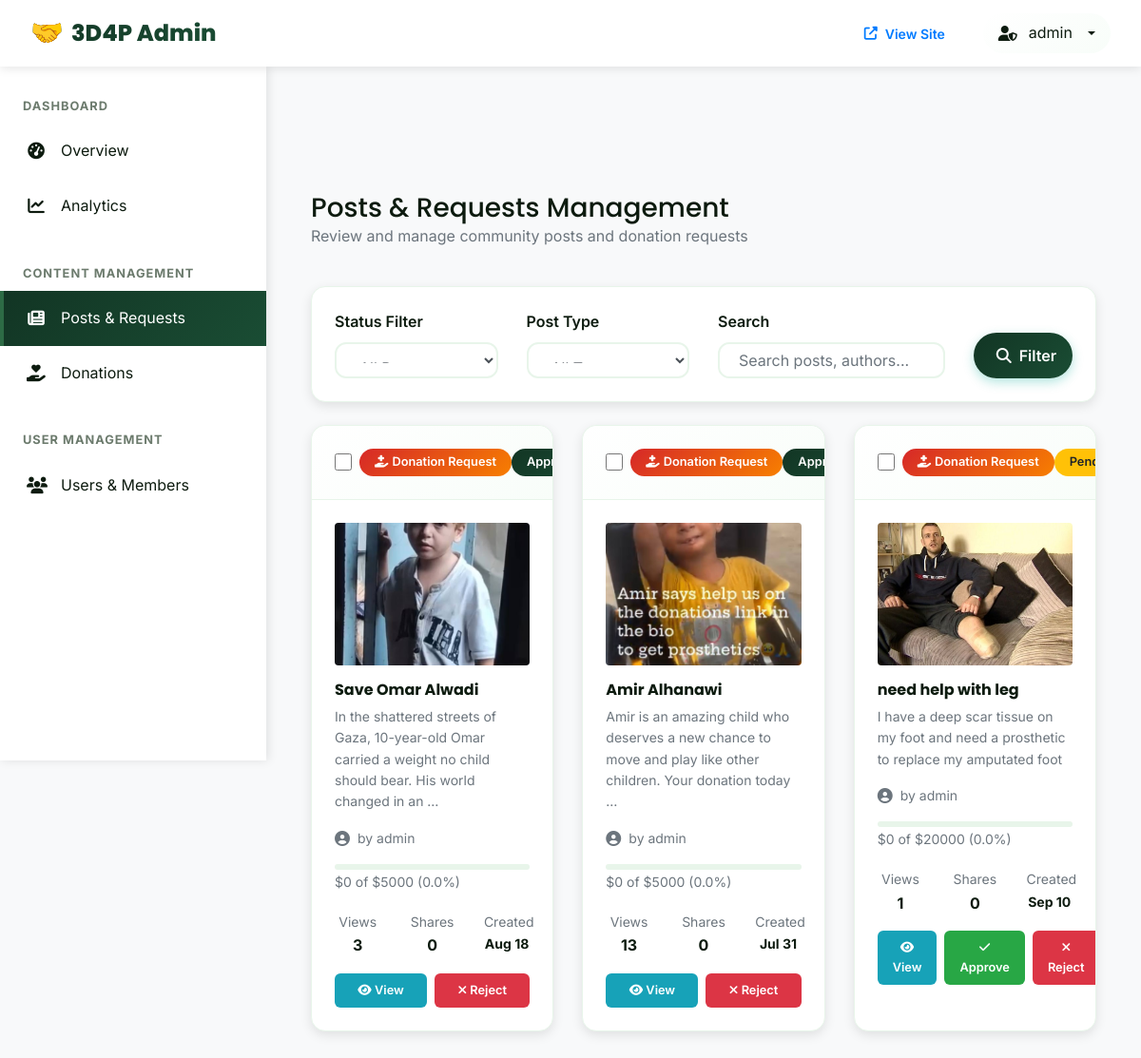
Page /dashboard/posts/ (signed in) on the committed database.
### users/models.py (models this page shows, shortened)
class CustomUser(AbstractUser):
    is_member = models.BooleanField(default=False)
    is_verified = models.BooleanField(default=False)
    bio = models.TextField(blank=True)
    date_of_birth = models.DateField(null=True, blank=True)
    pass

### posts/models.py (models this page shows, shortened)
class Post(models.Model):
    POST_TYPE_CHOICES = [
        ('regular', 'Regular Post'),
        ('donation', 'Donation Request'),
    ]
    author = models.ForeignKey(User, on_delete=models.CASCADE, null=True, blank=True)
    author_name = models.CharField(max_length=100, blank=True)
    title = models.CharField(max_length=200)
    content = models.TextField()
    post_type = models.CharField(max_length=20, choices=POST_TYPE_CHOICES, default='regular')
    is_approved = models.BooleanField(default=False)
    created_at = models.DateTimeField(auto_now_add=True)
    updated_at = models.DateTimeField(auto_now=True)
    view_count = models.IntegerField(default=0)
    share_count = models.IntegerField(default=0)
    image = models.ImageField(upload_to='post_images/', null=True, blank=True)

### donations/models.py (models this page shows, shortened)
class DonationGoal(models.Model):
    post = models.OneToOneField(Post, on_delete=models.CASCADE, related_name='donation_goal')
    goal_amount = models.DecimalField(max_digits=10, decimal_places=2)
    current_amount = models.DecimalField(max_digits=10, decimal_places=2, default=Decimal('0.00'))
    is_active = models.BooleanField(default=True)
    created_at = models.DateTimeField(auto_now_add=True)
    @property
    def progress_percentage(self):
        if self.goal_amount == 0:
            return 0
        return min((self.current_amount / self.goal_amount) * 100, 100)

### admin_dashboard/views.py (the view)
# urls.py: path('posts/', views.admin_posts, name='admin_posts'),
@user_passes_test(is_admin)
def admin_posts(request):
    status_filter = request.GET.get('status', 'all')
    post_type = request.GET.get('type', 'all')
    search = request.GET.get('search', '')
    posts = Post.objects.select_related('author').prefetch_related('donation_details', 'donation_goal')
    if status_filter == 'pending':
        posts = posts.filter(is_approved=False)
    elif status_filter == 'approved':
        posts = posts.filter(is_approved=True)
    if post_type == 'donation':
        posts = posts.filter(post_type='donation')
    elif post_type == 'regular':
        posts = posts.filter(post_type='regular')
    if search:
        posts = posts.filter(
            Q(title__icontains=search) |
            Q(content__icontains=search) |
            Q(author__username__icontains=search)
        )
    posts = posts.order_by('-created_at')
    paginator = Paginator(posts, 12)
    page_number = request.GET.get('page')
    page_obj = paginator.get_page(page_number)
    context = {
        'page_obj': page_obj,
        'status_filter': status_filter,
        'post_type': post_type,
        'search': search,
    }
    return render(request, 'admin_dashboard/posts.html', context)

### admin_dashboard/views.py (called while the page is built)
def is_admin(user):
    return user.is_staff and user.is_superuser

### utils/error_handlers.py (called while the page is built)
    def __call__(self, request):
        if self.is_suspicious_request(request):
            logger.warning(
                f"Suspicious request detected: {request.method} {request.get_full_path()} "
                f"from IP: {self.get_client_ip(request)}"
            )
        response = self.get_response(request)
        return response

    def is_suspicious_request(self, request):
        suspicious_patterns = [
            'admin/', 'wp-admin/', 'phpmyadmin/', '.env', 'config.php',
            'shell.php', 'cmd.php', 'eval(', 'system(', 'exec('
        ]
        path = request.get_full_path().lower()
        return any(pattern in path for pattern in suspicious_patterns)

### admin_dashboard/templates/admin_dashboard/posts.html (shortened to what this page needs)
{% extends 'admin_dashboard/base.html' %}
{% load static %}
{% block content %}
<div class="container-fluid">
    <div class="d-flex justify-content-between align-items-center mb-4">
        <div>
            <h1 class="h3 mb-0">Posts & Requests Management</h1>
            <p class="text-muted">Review and manage community posts and donation requests</p>
        </div>
    </div>
    <div class="admin-card mb-4">
        <div class="admin-card-body">
            <form method="GET" class="row align-items-end">
                <div class="col-md-3">
                    <label class="form-label">Status Filter</label>
                    <select name="status" class="form-control">
                        <option value="all" {% if status_filter == 'all' %}selected{% endif %}>All Posts</option>
                    </select>
                </div>
                <div class="col-md-3">
                    <label class="form-label">Post Type</label>
                    <select name="type" class="form-control">
                        <option value="all" {% if post_type == 'all' %}selected{% endif %}>All Types</option>
                    </select>
                </div>
                <div class="col-md-4">
                    <label class="form-label">Search</label>
                    <input type="text" name="search" class="form-control" placeholder="Search posts, authors..." value="{{ search }}">
                </div>
                <div class="col-md-2">
                    <button type="submit" class="btn btn-primary btn-block">
                        <i class="fas fa-search"></i> Filter
                    </button>
                </div>
            </form>
        </div>
    </div>
    <div class="row">
        {% for post in page_obj %}
        <div class="col-xl-4 col-lg-6 mb-4">
            <div class="admin-card h-100 post-card" data-post-id="{{ post.id }}">
                <div class="admin-card-header d-flex justify-content-between align-items-center">
                    <div class="d-flex align-items-center">
                        <input type="checkbox" class="post-checkbox mr-2" data-post-id="{{ post.id }}" onclick="updateSelection()">
                        {% if post.post_type == 'donation' %}
                        <span class="badge badge-danger">
                            <i class="fas fa-hand-holding-medical"></i> Donation Request
                        </span>
                        {% else %}
                        <span class="badge badge-primary">
                            <i class="fas fa-newspaper"></i> Community Post
                        </span>
                        {% endif %}
                    </div>
                    {% if not post.is_approved %}
                    <span class="badge badge-warning">Pending</span>
                    {% else %}
                    <span class="badge badge-success">Approved</span>
                    {% endif %}
                </div>
                <div class="admin-card-body">
                    {% if post.image %}
                    <img src="{{ post.image.url }}" class="img-fluid rounded mb-3" style="height: 150px; width: 100%; object-fit: cover;" alt="{{ post.title }}">
                    {% endif %}
                    <h6 class="mb-2">{{ post.title }}</h6>
                    <p class="text-muted small mb-3">{{ post.content|truncatewords:20 }}</p>
                    <div class="d-flex align-items-center mb-3">
                        <i class="fas fa-user-circle text-muted mr-2"></i>
                        <small class="text-muted">
                            by {{ post.author.username|default:post.author_name }}
                        </small>
                    </div>
                    {% if post.post_type == 'donation' and post.donation_goal %}
                    <div class="mb-3">
                        <div class="progress" style="height: 6px;">
                        </div>
                        <small class="text-muted">
                            ${{ post.donation_goal.current_amount|floatformat:0 }} of ${{ post.donation_goal.goal_amount|floatformat:0 }}
                            ({{ post.donation_goal.progress_percentage|floatformat:1 }}%)
                        </small>
                    </div>
                    {% endif %}
                    <div class="row text-center mb-3">
                        <div class="col-4">
                            <small class="text-muted">Views</small>
                            <div class="font-weight-bold">{{ post.view_count }}</div>
                        </div>
                        <div class="col-4">
                            <small class="text-muted">Shares</small>
                            <div class="font-weight-bold">{{ post.share_count }}</div>
                        </div>
                        <div class="col-4">
                            <small class="text-muted">Created</small>
                            <div class="font-weight-bold small">{{ post.created_at|date:"M j" }}</div>
                        </div>
                    </div>
                    <div class="d-flex gap-2">
                        <a href="{% url 'post_detail' post.pk %}" class="action-btn action-btn-view flex-fill text-center">
                            <i class="fas fa-eye"></i> View
                        </a>
                        {% if not post.is_approved %}
                        <a href="{% url 'approve_post' post.id %}" class="action-btn action-btn-approve flex-fill text-center">
                            <i class="fas fa-check"></i> Approve
                        </a>
                        <a href="#" class="action-btn action-btn-reject flex-fill text-center" onclick="confirmReject(event, '{% url 'reject_post' post.id %}', '{{ post.title|escapejs }}');">
                            <i class="fas fa-times"></i> Reject
                        </a>
                        {% else %}
                        <a href="#" class="action-btn action-btn-reject flex-fill text-center" onclick="confirmReject(event, '{% url 'reject_post' post.id %}', '{{ post.title|escapejs }}');">
                            <i class="fas fa-times"></i> Reject
                        </a>
                        {% endif %}
                    </div>
                </div>
            </div>
        </div>
        {% endfor %}
    </div>
</div>
{% endblock %}

### admin_dashboard/templates/admin_dashboard/base.html (shortened to what this page needs)
{% load static %}
<!DOCTYPE html>
<html lang="en">
<head>
    <link rel="stylesheet" href="https://cdn.jsdelivr.net/npm/bootstrap@4.6.2/dist/css/bootstrap.min.css">
    <link rel="stylesheet" href="https://cdnjs.cloudflare.com/ajax/libs/font-awesome/6.4.0/css/all.min.css">
    <link rel="stylesheet" type="text/css" href="{% static 'css/main.css' %}">
</head>
<body>
    <header class="admin-header">
        <a href="{% url 'admin_dashboard' %}" class="admin-brand">
            3D4P Admin
        </a>
        <nav class="admin-nav">
            <a href="{% url 'home' %}" class="btn btn-outline-primary btn-sm">
                <i class="fas fa-external-link-alt"></i> View Site
            </a>
            <div class="dropdown">
                <a href="#" class="admin-user dropdown-toggle" data-toggle="dropdown">
                    <i class="fas fa-user-shield"></i>
                    <span>{{ user.username }}</span>
                </a>
            </div>
        </nav>
    </header>
    <aside class="admin-sidebar">
        <nav class="sidebar-nav">
            <div class="nav-section">
                <div class="nav-section-title">Dashboard</div>
                <a href="{% url 'admin_dashboard' %}" class="nav-link {% if request.resolver_match.url_name == 'admin_dashboard' %}active{% endif %}">
                    <i class="fas fa-tachometer-alt"></i>
                    <span>Overview</span>
                </a>
                <a href="{% url 'admin_analytics' %}" class="nav-link {% if request.resolver_match.url_name == 'admin_analytics' %}active{% endif %}">
                    <i class="fas fa-chart-line"></i>
                    <span>Analytics</span>
                </a>
            </div>
            <div class="nav-section">
                <div class="nav-section-title">Content Management</div>
                <a href="{% url 'admin_posts' %}" class="nav-link {% if request.resolver_match.url_name == 'admin_posts' %}active{% endif %}">
                    <i class="fas fa-newspaper"></i>
                    <span>Posts & Requests</span>
                </a>
                <a href="{% url 'admin_donations' %}" class="nav-link {% if request.resolver_match.url_name == 'admin_donations' %}active{% endif %}">
                    <i class="fas fa-hand-holding-heart"></i>
                    <span>Donations</span>
                </a>
            </div>
            <div class="nav-section">
                <div class="nav-section-title">User Management</div>
                <a href="{% url 'admin_users' %}" class="nav-link {% if request.resolver_match.url_name == 'admin_users' %}active{% endif %}">
                    <i class="fas fa-users"></i>
                    <span>Users & Members</span>
                </a>
            </div>
        </nav>
    </aside>
    <main class="admin-main">
        {% block content %}
        {% endblock %}
    </main>
</body>
</html>

### static/css/main.css (style rules this page uses)
:root { --primary-color: #123524; --secondary-color: #1a4d34; --accent-color: #2d6b45; --danger-color: #d62828; --success-color: #27a745; --dark-color: #0d1b0f; --light-color: #f8fdf9; --gray-light: #e8f5ea; --gray-medium: #6c7b6d; --white: #ffffff; --gradient-primary: linear-gradient(135deg, #123524 0%, #1a4d34 100%); --gradient-hero: linear-gradient(135deg, #0d1b0f 0%, #123524 100%); --gradient-card: linear-gradient(145deg, #ffffff 0%, #f8fdf9 100%); --gradient-danger: linear-gradient(135deg, #d62828 0%, #f77f00 100%); --shadow-sm: 0 2px 4px rgba(0,0,0,0.08); --shadow-md: 0 4px 12px rgba(0,0,0,0.1); --shadow-lg: 0 8px 24px rgba(0,0,0,0.12); --shadow-xl: 0 12px 48px rgba(0,0,0,0.15); --font-primary: 'Inter', -apple-system, BlinkMacSystemFont, 'Segoe UI', sans-serif; --font-heading: 'Poppins', sans-serif; --transition-fast: all 0.2s ease; --transition-medium: all 0.3s ease; --transition-slow: all 0.5s cubic-bezier(0.4, 0, 0.2, 1); }
* { margin: 0; padding: 0; box-sizing: border-box; }
body { font-family: var(--font-primary); color: var(--dark-color); background-color: var(--light-color); line-height: 1.6; overflow-x: hidden; padding-top: 100px; }
h1, h2, h3, h4, h5, h6 { font-family: var(--font-heading); font-weight: 700; color: var(--dark-color); margin-bottom: 1rem; }
.progress { height: 12px; border-radius: 50px; background: var(--gray-light); overflow: visible; position: relative; }
.btn { font-family: var(--font-primary); font-weight: 600; padding: 0.75rem 1.5rem; border-radius: 50px; transition: var(--transition-medium); text-decoration: none; display: inline-flex; align-items: center; gap: 0.5rem; border: none; cursor: pointer; }
.btn-primary { background: var(--gradient-primary); color: white; box-shadow: 0 4px 12px rgba(0, 168, 150, 0.3); }
.form-label { font-weight: 600; color: var(--dark-color); margin-bottom: 0.5rem; display: block; }
.form-control { width: 100%; padding: 0.875rem 1.25rem; border: 2px solid var(--gray-light); border-radius: 12px; font-size: 1rem; transition: var(--transition-fast); background: var(--white); }
.post-card { background: var(--white); border-radius: 15px; overflow: hidden; box-shadow: var(--shadow-md); transition: var(--transition-slow); position: relative; height: 100%; display: flex; flex-direction: column; border: 1px solid var(--gray-light); }
.badge { padding: 0.5rem 1rem; border-radius: 20px; font-weight: 600; font-size: 0.8rem; display: inline-flex; align-items: center; gap: 0.25rem; }
.badge-success { background: var(--gradient-primary); color: white; }
.badge-danger { background: var(--gradient-danger); color: white; }
* { transition: background-color 0.3s ease, color 0.3s ease, border-color 0.3s ease; }

### admin_dashboard/templates/admin_dashboard/posts.html (style rules this page uses)
.gap-2 { gap: 0.5rem !important; display: flex !important; }
.action-btn { text-align: center; font-size: 0.8rem; padding: 0.5rem 1rem; text-decoration: none; border-radius: 6px; transition: all 0.2s ease; display: inline-block; position: relative; z-index: 10; pointer-events: auto; }
.action-btn-view { background: #17a2b8; color: white; }
.action-btn-approve { background: #28a745; color: white; }
.action-btn-reject { background: #dc3545; color: white; }
.progress { border-radius: 10px; }
.admin-card img { border-radius: 8px; }
.post-checkbox { width: 18px; height: 18px; cursor: pointer; }

### rows in the picture
CustomUser: username "admin"
Post: post_type "donation" (drawn), is_approved "Approved", image (picture), title "Save Omar Alwadi", content "In the shattered streets of Gaza, 10-year-old Omar carried a weight no child should bear. His world changed in an …", author.username "admin", donation_goal.current_amount "0", donation_goal.goal_amount "5000", donation_goal.progress_percentage "0.0", view_count "3", share_count "0", created_at "Aug 18"
Post: post_type "donation" (drawn), is_approved "Approved", image (picture), title "Amir Alhanawi", content "Amir is an amazing child who deserves a new chance to move and play like other children. Your donation today …", author.username "admin", donation_goal.current_amount "0", donation_goal.goal_amount "5000", donation_goal.progress_percentage "0.0", view_count "13", share_count "0", created_at "Jul 31"
Post: post_type "donation" (drawn), is_approved "Pending", image (picture), title "need help with leg", content "I have a deep scar tissue on my foot and need a prosthetic to replace my amputated foot", author.username "admin", donation_goal.current_amount "0", donation_goal.goal_amount "20000", donation_goal.progress_percentage "0.0", view_count "1", share_count "0", created_at "Sep 10"
